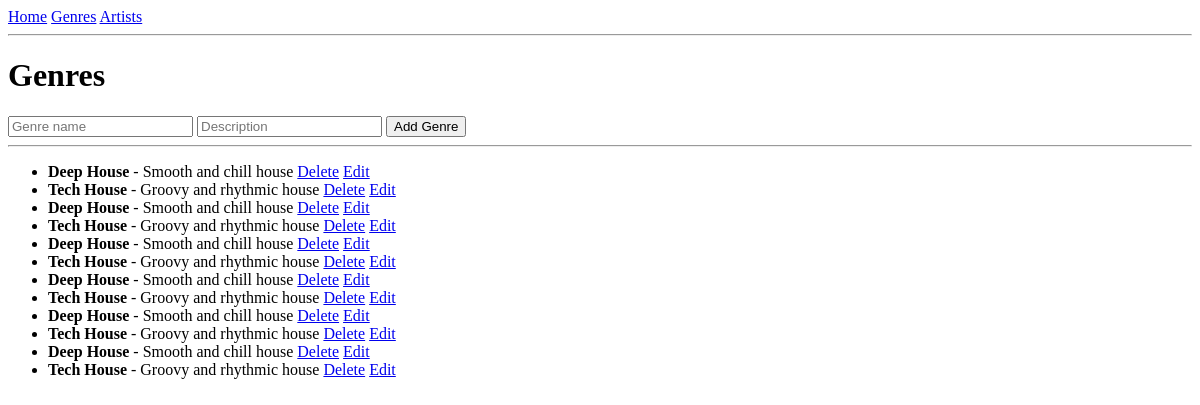
Page /genres on the earlier database version.
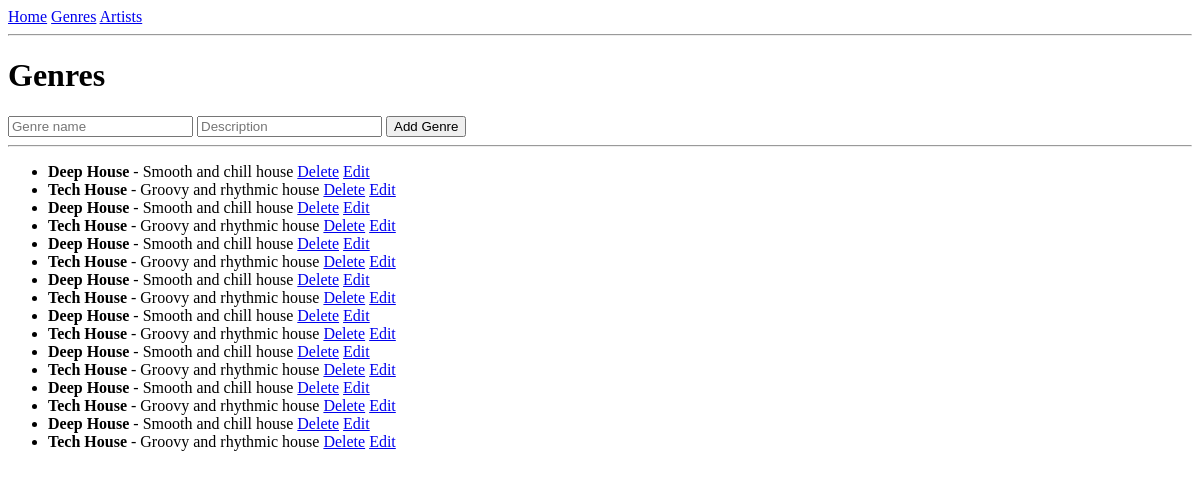
Same page on the later database version.
### tables this page shows
CREATE TABLE genres (
        id INTEGER PRIMARY KEY AUTOINCREMENT,
        name TEXT NOT NULL,
        description TEXT
    );

### app.py (the view)
@app.route("/genres")
def genres():
    conn = sqlite3.connect("database.db")
    cursor = conn.cursor()
    cursor.execute("SELECT * FROM genres")
    genres = cursor.fetchall()
    conn.close()
    return render_template("genres.html", genres=genres)

### templates/genres.html
{% extends "base.html" %}
{% block content %}
<h1>Genres</h1>
<form action="/add_genre" method="POST">
    <input type="text" name="name" placeholder="Genre name" required>
    <input type="text" name="description" placeholder="Description">
    <button type="submit">Add Genre</button>
</form>
<hr>
<ul>
    {% for genre in genres %}
        <li>
            <strong>{{ genre[1] }}</strong> - {{ genre[2] }}
            <a href="/delete_genre/{{ genre[0] }}">Delete</a>
            <a href="/edit_genre/{{ genre[0] }}">Edit</a>
        </li>
    {% endfor %}
</ul>
{% endblock %}

### templates/base.html (shortened to what this page needs)
<!DOCTYPE html>
<html>
<head>
</head>
<body>
    <nav>
        <a href="/">Home</a>
        <a href="/genres">Genres</a>
        <a href="/artists">Artists</a>
    </nav>
    <hr>
    {% block content %}{% endblock %}
</body>
</html>

Differences in the rows shown:
added genres: name "Deep House", description "Smooth and chill house"
added genres: name "Tech House", description "Groovy and rhythmic house"
added genres: name "Deep House", description "Smooth and chill house"
added genres: name "Tech House", description "Groovy and rhythmic house"
